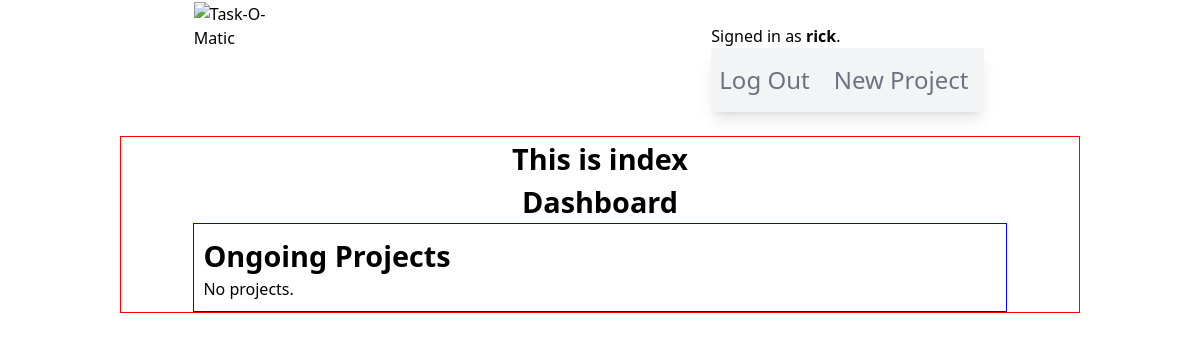
The page / (signed in) on the database as committed earlier.
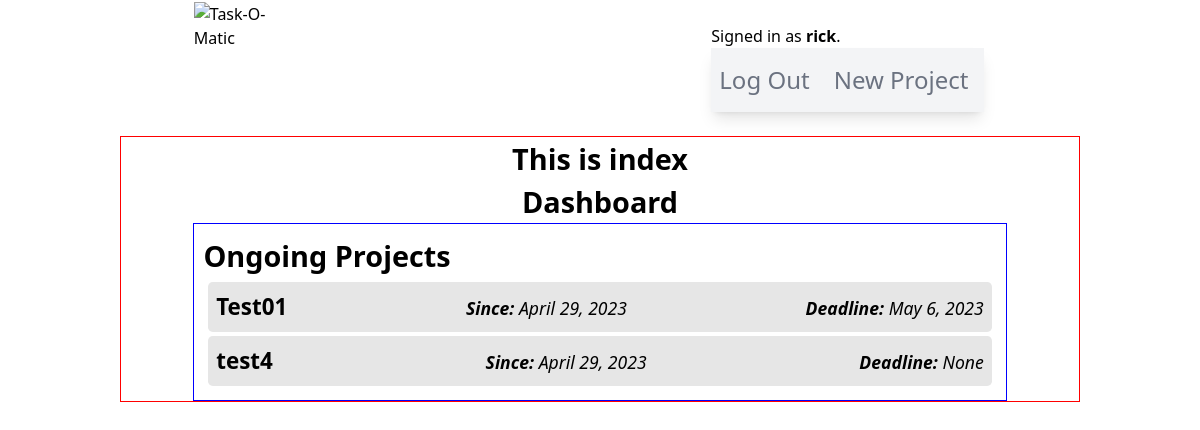
The same page on the database as committed later.
### taskomatic/models.py (models this page shows)
class User(AbstractUser):
    pass

class Project(models.Model):
    user = models.ForeignKey(User, on_delete=models.CASCADE)
    username = models.CharField(max_length=80)
    projectName = models.CharField(max_length=160)
    projectDescription = models.CharField(max_length=350)
    hasDeadline = models.BooleanField(default=False)
    hasInventory = models.BooleanField(default=False)
    hasTasks = models.BooleanField(default=False)
    creationDate = models.DateField()
    deadlineDate = models.DateField(null=True, blank=True)

### taskomatic/views.py (the view)
# urls.py: path("", views.index, name="index"),
def index(request):
    projects = Project.objects.all().order_by('-creationDate')
    return render(request, "taskomatic/index.html", {
        "projects": projects
    })

### taskomatic/templates/taskomatic/index.html (shortened to what this page needs)
{% extends "./layout.html" %}
{% block body %}
{% if user.is_authenticated %}
    <div id="dashboardContainer">
        <h2>This is index</h2>
        <h2>Dashboard</h2>
        <div id="ongoingProjectsContainer">
            <h2>Ongoing Projects</h2>
            <ul>
            {% if projects %}
                {% for project in projects %}
                <a href="/project/{{ project.id }}"><li id="projectInstance"><span><b>{{ project.projectName }}</b></span> <span><i class="dateCaption"><b>Since:</b> {{ project.creationDate }}</i></span> <span><i class="dateCaption"><b>Deadline:</b> {{ project.deadlineDate }}</i></span></li></a>
                {% endfor %}
            {% else %}
                <li>No projects.</li>
            {% endif %}
            </ul>
        </div>
    </div>
{% endif %}
{% endblock body %}

### taskomatic/templates/taskomatic/layout.html (shortened to what this page needs)
{% load static %}
<!DOCTYPE html>
<html lang="en">
<head>
    <link href="{% static 'taskomatic/styles.css' %}" rel="stylesheet">
    <script src="https://cdn.tailwindcss.com"></script>
</head>
<body>
    <header>
        <a href="{% url 'index' %}"><img id="taskLogo" src="https://escrituras-eremitas.com/wp-content/uploads/2023/04/task-O-maticLogo.png" alt="Task-O-Matic"></a>
        <div class="navSection">
            <div>
                {% if user.is_authenticated %}
                    Signed in as <strong>{{ user.username }}</strong>.
                {% else %}
                    Not signed in.
                {% endif %}
            </div>
                <ul class="relative max-w-2xl flex flex-wrap items-center justify-between py-4 bg-gray-100 text-gray-500
                hover:text-gray-700 focus:text-gray-700 shadow-lg navbar navbar-expand-lg navbar-light">
                    {% if user.is_authenticated %}
                        <li class="nav-item pr-2">
                            <a class="nav-link text-2xl text-gray-500 hover:text-gray-700
                            focus:text-gray-700 p-2" href="{% url 'logout' %}">Log Out</a>
                        </li>
                        <li class="nav-item pr-2">
                            <a class="nav-link text-2xl text-gray-500 hover:text-gray-700
                            focus:text-gray-700 p-2" href="{% url 'newProject' %}">New Project</a>
                        </li>
                    {% endif %}
                </ul>
            </div>
    </header>
    {% block body %}
    {% endblock %}
</body>
</html>

### taskomatic/static/taskomatic/styles.css (style rules this page uses)
html { font-size: 16px; }
* { margin: 0; padding: 0; box-sizing: border-box; }
h2 { font-size: 1.8rem !important; font-weight: 600 !important; }
header { display: flex; justify-content: space-around; }
#taskLogo { max-width: 30rem; margin: 2%; }
.navSection { max-width: 20rem; margin: 2%; }
#dashboardContainer { display: flex; flex-direction: column; align-items: center; width: 80%; margin: 0 auto; border: 1px solid red; }
#ongoingProjectsContainer { width: 85%; border: 1px solid blue; padding: 1%; }
#projectInstance { display: flex; justify-content: space-between; font-size: 1.4rem; margin: 0.3rem; padding: 0.5rem; background-color: rgba(128, 128, 128, 0.2); border-radius: 0.3rem; }
.dateCaption { font-size: 1.1rem; }

Rows that differ between the two databases and show on the page:
added Project: projectName "Test01", creationDate "April 29, 2023", deadlineDate "May 6, 2023"
added Project: projectName "test4", creationDate "April 29, 2023", deadlineDate "None"
Other text that changed with them:
text no longer shown: "No projects."
